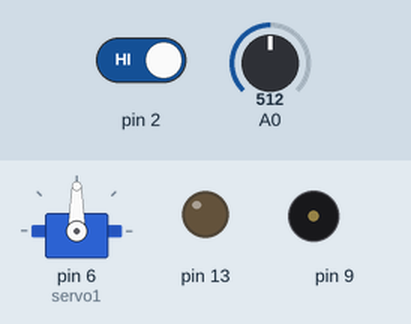
A sketch run on a simulated Arduino Uno, built with avr-gcc and run on an emulated ATmega328P. Shown: servo, output pins drawn as LEDs (lit = HIGH), buzzer (waves = sounding). The inputs (shaded band) are chosen by the test bench; at power-on: pin 2 HIGH, A0 = 512.

Above: at 1.5 s.
1.6 s: pin 2 driven LOW
At 2.6 s:
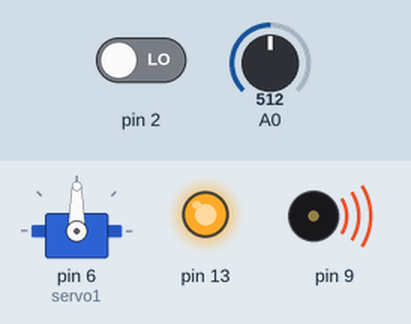
At 3.5 s:
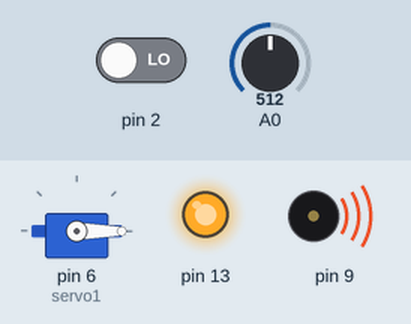
5.1 s: pin 2 driven HIGH
At 6.6 s:
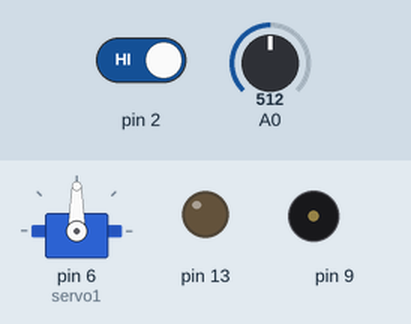
Timing chart, 0 to 8.1 s (numbered marks = the images above; inputs shaded):
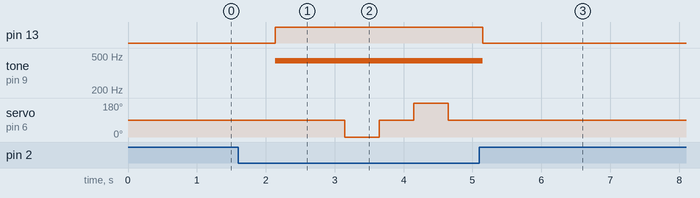

The sketch:

sketch005.ino
```cpp
#include <Servo.h>
Servo servo1;

void setup() {
  pinMode(13,OUTPUT);
  pinMode(2,INPUT);
  servo1.attach(6);
}

void loop() {

  int button = digitalRead(2);
  int dial = analogRead(0);
  if (button==LOW){ // Read the button state
    digitalWrite(13,HIGH);
    tone(9,440);
    delay(500);
    delay(dial);
    servo1.write(0);
    delay(500);
    servo1.write(90);
    delay(500);
    servo1.write(180);
    delay(500);
    servo1.write(90);
    delay(500);
    } else {
    digitalWrite(13,LOW);
    noTone(9);
    delay(200);
    delay(dial);
  }
}
```

Measured:
- after the input at 1.6 s, pin 13: LOW → HIGH after 0.54 s; tone on pin 9: silent → 440 Hz after 0.54 s; servo on pin 6 (servo1): 90° → 0° after 1.5 s, → 90° 0.50 s later, → 180° 0.50 s later, → 90° 0.50 s later
- after the input at 5.1 s, pin 13: HIGH → LOW after 0.05 s; tone on pin 9: 440 Hz → silent after 0.05 s; servo on pin 6 (servo1): stops changing and stays 90°
